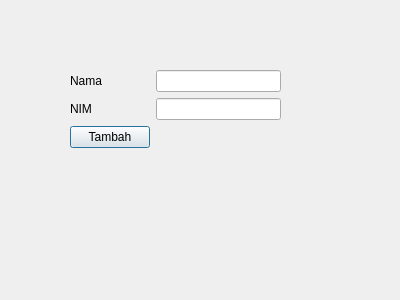
<?xml version="1.0" encoding="UTF-8"?>
<ui version="4.0">
 <class>NewWindow</class>
 <widget class="QDialog" name="NewWindow">
  <property name="geometry">
   <rect>
    <x>0</x>
    <y>0</y>
    <width>400</width>
    <height>300</height>
   </rect>
  </property>
  <property name="windowTitle">
   <string>Dialog</string>
  </property>
  <widget class="QWidget" name="formLayoutWidget">
   <property name="geometry">
    <rect>
     <x>70</x>
     <y>70</y>
     <width>211</width>
     <height>82</height>
    </rect>
   </property>
   <layout class="QFormLayout" name="formLayout">
    <item row="0" column="0">
     <widget class="QLabel" name="label">
      <property name="text">
       <string>Nama</string>
      </property>
     </widget>
    </item>
    <item row="0" column="1">
     <widget class="QLineEdit" name="inputNama"/>
    </item>
    <item row="1" column="0">
     <widget class="QLabel" name="label_2">
      <property name="text">
       <string>NIM</string>
      </property>
     </widget>
    </item>
    <item row="1" column="1">
     <widget class="QLineEdit" name="inputNIM"/>
    </item>
    <item row="2" column="0">
     <widget class="QPushButton" name="pushButton">
      <property name="text">
       <string>Tambah</string>
      </property>
     </widget>
    </item>
   </layout>
  </widget>
 </widget>
 <resources/>
 <connections/>
</ui>
